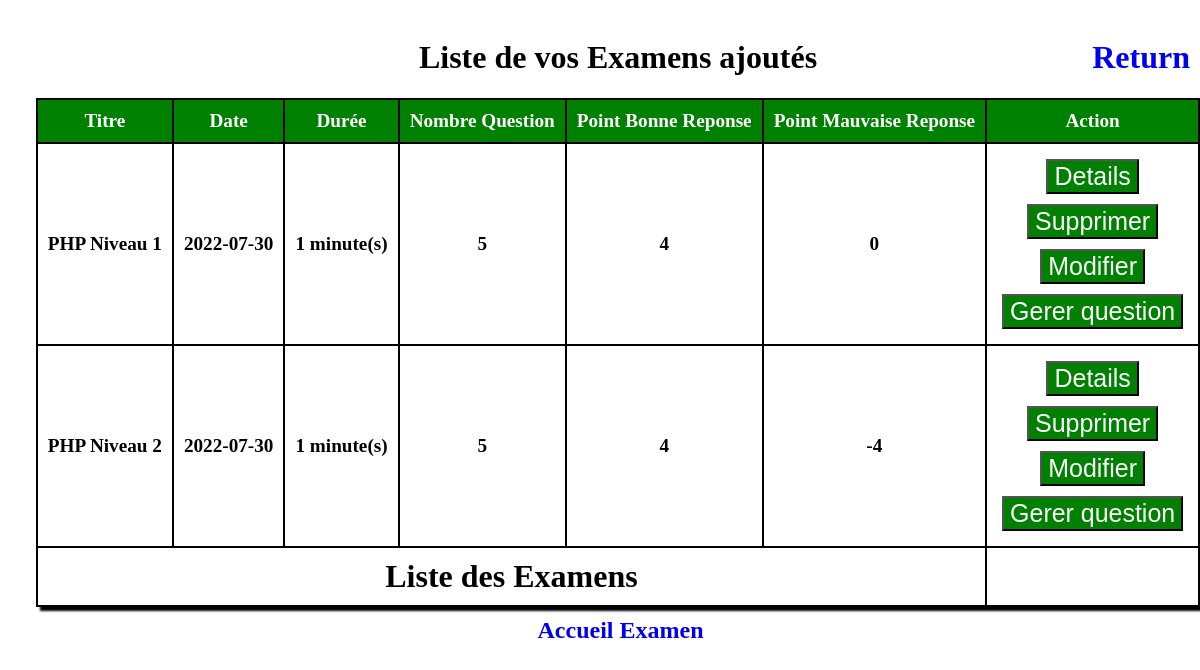
/SideTeacher/listeExamen.php (signed in), run on the app's committed database.
### tables this page shows
CREATE TABLE `exam` (
  `idexam` int(11) NOT NULL,
  `titre` text NOT NULL,
  `date` date NOT NULL,
  `duree` int(25) NOT NULL,
  `nombrequestion` int(11) NOT NULL,
  `pointbonnereponse` varchar(50) NOT NULL,
  `pointmauvaisereponse` varchar(50) NOT NULL,
  `idteacher` int(11) NOT NULL
);

### SideTeacher/listeExamen.php (the view, shortened to what this page needs)
<!Doctype html>
<html>
    <head>
    </head>
    <body>
        <h1 style="text-align:center;">Liste de vos Examens ajoutés<span><a href="examen.php">Return</a></h1>
        <table>
            <thead>
            <tr>
                <th>Titre</th>
                <th>Date</th>
                <th>Durée</th>
                <th>Nombre Question</th>
                <th>Point Bonne Reponse</th>
                <th>Point Mauvaise Reponse</th>
                <th>Action</th>
            </tr>
            </thead>
            <tbody>
             <?php
                 $user="root";
                 $mdp="";
                 $db="examen";
                 $server="localhost";
                 $idteacher=$_SESSION['idteacher'];
                 $link=mysqli_connect($server,$user,$mdp,$db);
                 $req=mysqli_query($link,"SELECT * FROM exam WHERE idteacher= $idteacher");
                 while($res=mysqli_fetch_array($req)){
            ?>
             <tr>
                 <td><?php echo $res["titre"]; ?></td>
                 <td><?php echo $res["date"]; ?></td>
                 <td><?php echo $res["duree"].' minute(s)'; ?></td>
                 <td><?php echo $res["nombrequestion"]; ?></td>
                 <td><?php echo $res["pointbonnereponse"]; ?></td>
                 <td><?php echo $res["pointmauvaisereponse"]; ?></td>
                 <td><form action="deExamen.php" method="POST">
                     <input type="submit" value="Details"/>
                 </form>
                 <form action="supExamen.php" method="POST">
                     <input title="Cette Operation est irréversible" type="submit" value="Supprimer"/>
                 </form>
                 <form action="session.php" method="POST">
                     <input type="submit" value="Modifier"/>
                 </form>
                 <form action="question/question.php" method="POST">
                     <input type="submit" value="Gerer question"/>
                 </form>
                 </td>
             </tr>
             </tbody>
             <?php
             }
             ?>
            <tfoot>
            <tr>
                <td colspan="6" style="font-size:2em;">Liste des Examens</td>
            </tr>
            </tfoot>
        </table>
        <div style="text-align:center; font-size : 1.5em; margin-top : 10px"><a style="margin-left:5px;" href="examen.php">Accueil Examen</a></div>
    </body>
</html>

### SideTeacher/listeExamen.php (style rules this page uses)
body { padding: 8px; margin: 10px; width: 100%; font-weight:bold; }
table { margin: auto; border-collapse:collapse; border:2px solid #000; box-shadow: 4px 4px 2px; }
th { color: white; background-color:green; }
th,td { border: 2px solid #000; margin: 10px; padding: 10px; text-align:center; font-size : 1.2em; }
input[value="Details"],input[value="Supprimer"],input[value="Modifier"],input[value="Gerer question"] { color:white; background:green; margin:5px; font-size :1.3em; }
span { position:fixed; right:10px; }
a { text-decoration:none; }

### data on the page
exam: titre "PHP Niveau 1", date "2022-07-30", duree "1", nombrequestion "5", pointbonnereponse "4", pointmauvaisereponse "0"
exam: titre "PHP Niveau 2", date "2022-07-30", duree "1", nombrequestion "5", pointbonnereponse "4", pointmauvaisereponse "-4"
